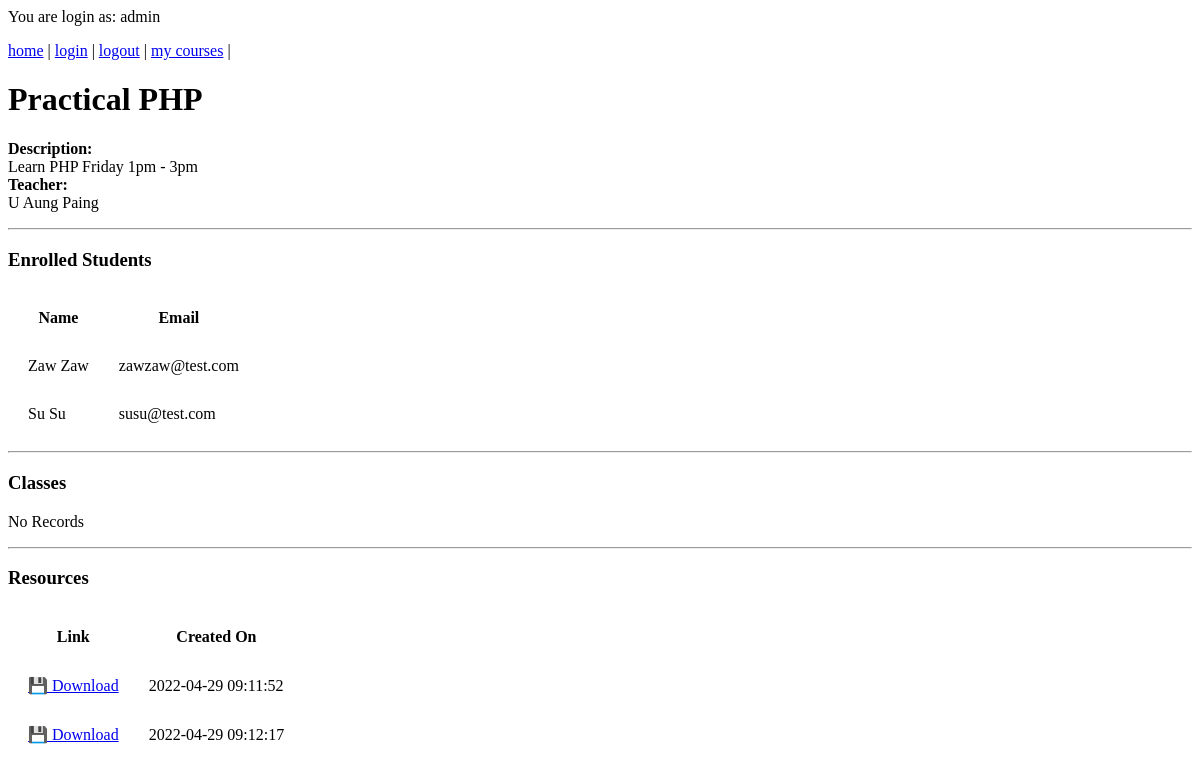
The app's page /myschool/teacher/course_single.php?id=2 (signed in), older data.
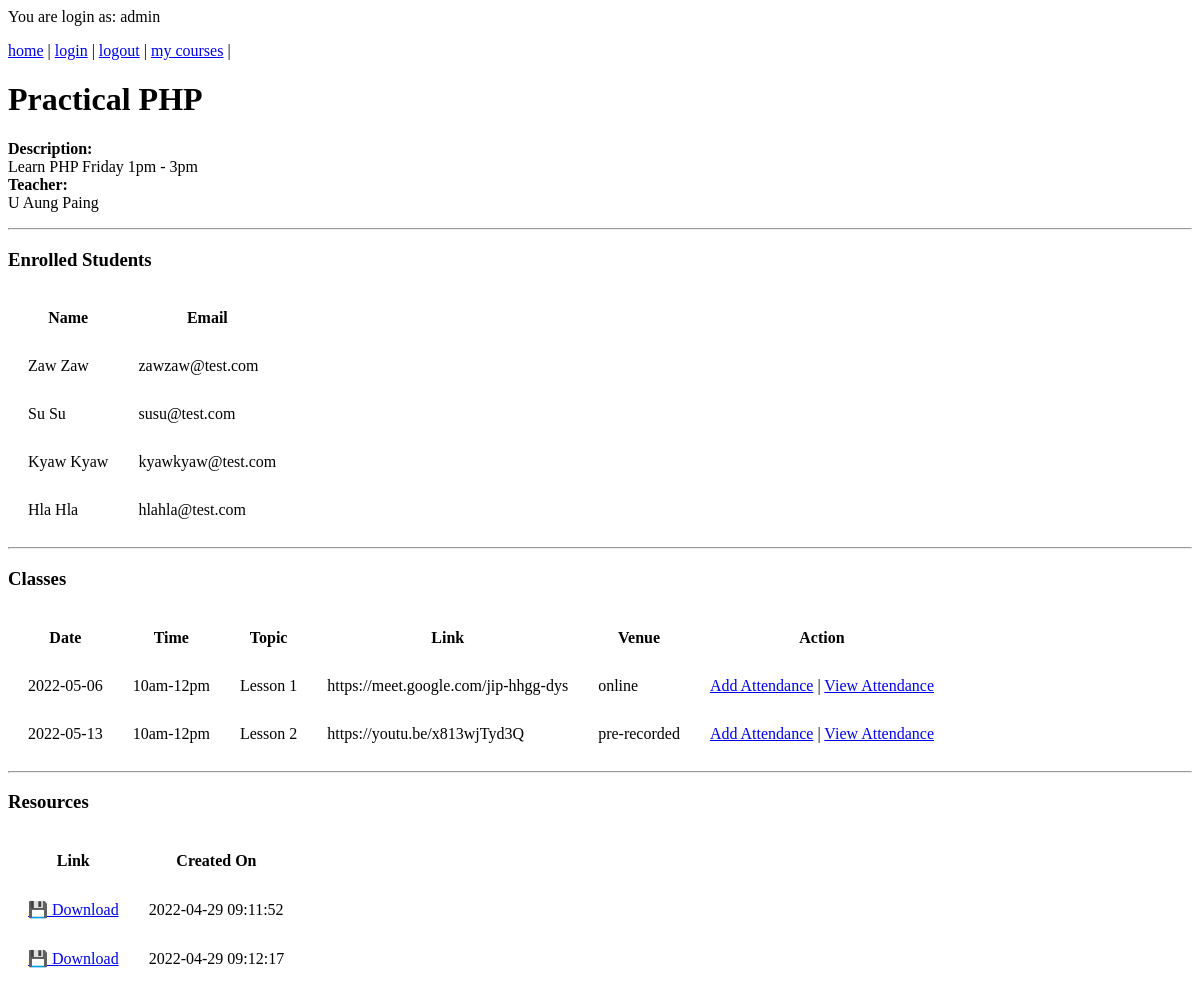
The same page, newer data.
### tables this page shows
CREATE TABLE `courses` (
  `id` int(11) NOT NULL,
  `title` varchar(255) NOT NULL,
  `description` text NOT NULL,
  `teacher_id` int(11) NOT NULL
);

CREATE TABLE `teachers` (
  `id` int(11) NOT NULL,
  `username` varchar(32) NOT NULL,
  `position` varchar(32) NOT NULL,
  `email` varchar(32) NOT NULL,
  `password` varchar(255) NOT NULL
);

CREATE TABLE `students` (
  `id` int(11) NOT NULL,
  `username` varchar(32) NOT NULL,
  `email` varchar(32) NOT NULL,
  `password` varchar(255) NOT NULL
);

CREATE TABLE `resources` (
  `id` int(11) NOT NULL,
  `link` varchar(255) NOT NULL,
  `course_id` int(11) NOT NULL,
  `teacher_id` int(11) NOT NULL,
  `created_on` timestamp NOT NULL DEFAULT current_timestamp()
);

CREATE TABLE `classes` (
  `id` int(11) NOT NULL,
  `date` date NOT NULL,
  `time` varchar(32) NOT NULL,
  `topic` varchar(255) NOT NULL,
  `link` varchar(255) NOT NULL,
  `venue` varchar(32) NOT NULL,
  `course_id` int(11) NOT NULL
);

### myschool/inc/functions.php (called while the page is built, shortened)
<?php
function isLogin(){
	if(!isset($_SESSION['username'])){
		return false;
	}else{
		return true;
	}
}
function getCourseById($id, $conn){
	$sql = "SELECT c.id, c.title, c.description, t.username as teacher_name FROM courses as c, teachers as t WHERE c.teacher_id = t.id AND c.id={$id}";
	$result = $conn->query($sql);
	$data = array();
	if ($result->num_rows > 0) {
	  $row = $result->fetch_assoc();
	   $data = $row;
	}
	return $data;
}
function getEnrolledStudentsByCourseId($course_id, $conn){
	$sql = "SELECT s.id, s.username, s.email FROM enrolments as e, students as s WHERE e.student_id=s.id AND e.course_id={$course_id}";
	$result = $conn->query($sql);
	$data = array();
	if ($result->num_rows > 0) {
	  while($row = $result->fetch_assoc()) {
	    array_push($data, $row);
	  }
	}
	return $data;
}
function getResourcesByCourseId($course_id, $conn){
	$sql = "SELECT * FROM resources WHERE course_id={$course_id}";
	$result = $conn->query($sql);
	$data = array();
	if ($result->num_rows > 0) {
	  while($row = $result->fetch_assoc()) {
	    array_push($data, $row);
	  }
	}
	return $data;
}
function getClassesByCourseId($course_id, $conn){
	$sql = "SELECT * FROM classes WHERE course_id={$course_id}";
	$result = $conn->query($sql);
	$data = array();
	if ($result->num_rows > 0) {
	  while($row = $result->fetch_assoc()) {
	    array_push($data, $row);
	  }
	}
	return $data;
}

### myschool/teacher/course_single.php (the view, shortened to what this page needs)
<?php
include('../inc/connection.php');
include('../inc/functions.php');
$id = (isset($_GET['id']))?$_GET['id']:0;
$course = getCourseById($id, $conn);
$students = getEnrolledStudentsByCourseId($course['id'], $conn);
$resources = getResourcesByCourseId($course['id'], $conn);
$classes = getClassesByCourseId($course['id'], $conn);
?>
<!DOCTYPE>
<html>
<head><title>Sample Project</title></head>
<body>
	<?php if(isLogin()): ?>
	<p>You are login as: <?php echo $_SESSION['username']; ?></p>
<?php endif; ?>
<?php include("inc/nav.php"); ?>
<h1><?php echo $course['title']; ?></h1>
<p>
	<strong>Description:</strong> <br>
	<?php echo $course['description']; ?> <br>
	<strong>Teacher:</strong>	<br>
	<?php echo $course['teacher_name']; ?> <br>
</p>
<hr>
<h3>Enrolled Students</h3>
<?php if($students): ?>
	<table cellspacing="10" cellpadding="10">
		<tr>
			<th>Name</th>
			<th>Email</th>
		</tr>
		<?php foreach($students as $student): ?>
		<tr>
			<td><?php echo $student['username']; ?></td>
			<td><?php echo $student['email']; ?></td>
		</tr>
		<?php endforeach; ?>
	</table>
<?php else: ?>
	<p>No Records</p>
<?php endif ?>
<hr>
<h3>Classes</h3>
<?php if($classes): ?>
	<table cellspacing="10" cellpadding="10">
		<tr>
			<th>Date</th>
			<th>Time</th>
			<th>Topic</th>
			<th>Link</th>
			<th>Venue</th>
			<th>Action</th>
		</tr>
		<?php foreach($classes as $class): ?>
		<tr>
			<td><?php echo $class['date']; ?></td>
			<td><?php echo $class['time']; ?></td>
			<td><?php echo $class['topic']; ?></td>
			<td><?php echo $class['link']; ?></td>
			<td><?php echo $class['venue']; ?></td>
			<td><a href="attendance_create.php?id=<?php echo $course['id']; ?>&&class_id=<?php echo $class['id']; ?>">Add Attendance</a> |
				<a href="attendance_single.php?id=<?php echo $class['id']; ?>">View Attendance</a>
			</td>
		</tr>
		<?php endforeach; ?>
	</table>
<?php else: ?>
	<p>No Records</p>
<?php endif ?>
<hr>
<h3>Resources</h3>
<?php if($resources): ?>
	<table cellspacing="10" cellpadding="10">
		<tr>
			<th>Link</th>
			<th>Created On</th>
		</tr>
		<?php foreach($resources as $resource): ?>
		<tr>
			<td><a href="<?php echo $resource['link']; ?>">💾 Download</a></td>
			<td><?php echo $resource['created_on']; ?></td>
		</tr>
		<?php endforeach; ?>
	</table>
<?php else: ?>
	<p>No Records</p>
<?php endif ?>
</body>
</html>

### myschool/teacher/inc/nav.php
<nav>
	<a href="index.php">home</a> |
	<a href="login.php">login</a> |
	<a href="logout.php">logout</a> |
	<a href="course_list.php">my courses</a> |
</nav>

Row changes from the older to the newer data that the page shows:
added students: username "Kyaw Kyaw", email "kyawkyaw@test.com"
added students: username "Hla Hla", email "hlahla@test.com"
added classes: date "2022-05-06", time "10am-12pm", topic "Lesson 1", link "https://meet.google.com/jip-hhgg-dys", venue "online"
added classes: date "2022-05-13", time "10am-12pm", topic "Lesson 2", link "https://youtu.be/x813wjTyd3Q", venue "pre-recorded"
Text that changed along with them:
text no longer shown: "No Records"
text now shown: "Date Time Topic Link Venue Action"
